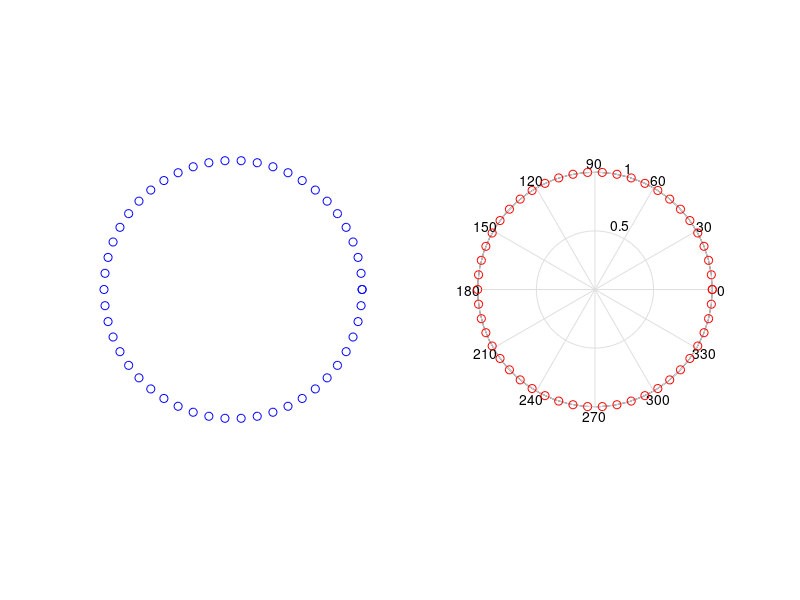

Here is the MATLAB script that generated this plot:
function parsePolar
clear all; close all;

thetas=linspace(0,2*pi,51);
r=1;
ps = [r*cos(thetas)' r*sin(thetas)'];
ps
subplot(1,2,1);
plot(ps(:,1),ps(:,2),'bo');
axis equal;
axis off;


for idx=1:length(ps)
    p=ps(idx,:);
    x=p(1);
    y=p(2);
    r = sqrt(x^2+y^2);
%     theta = atan(y/x);
    theta = atan2(y,x);
    deg = theta*180/pi;
    fprintf('x=%.2f y=%.2f r=%.2f deg=%.2f\n',x,y,r,deg);
    subplot(1,2,2);
    polar(theta,r,'ro');
    hold on;
    drawnow;
end









end